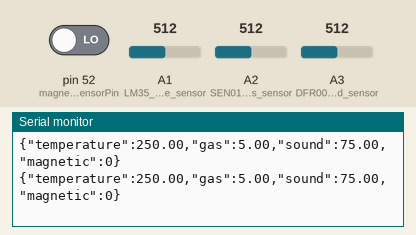
Recording of a sketch running on a simulated Arduino Mega 2560, built with avr-gcc and run on an emulated ATmega2560. Parts: the last lines printed to the serial monitor. Inputs (shaded band) come from the test bench; at power-on: A3 (DFR0034_sound_sensor) = 512, pin 52 (magneticSensorPin) LOW, A1 (LM35_temperature_sensor) = 512, A2 (SEN0134_gas_sensor) = 512.

Above: at 10.2 s.
10.3 s: A3 (DFR0034_sound_sensor) set to 783
At 10.4 s:
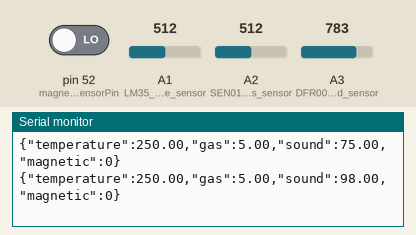
13.3 s: A3 (DFR0034_sound_sensor) set to 812
At 13.35 s:
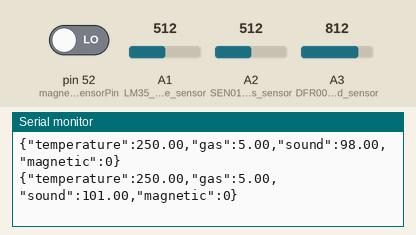
Timing chart, 0 to 15.8 s (numbered marks = the images above; inputs shaded):
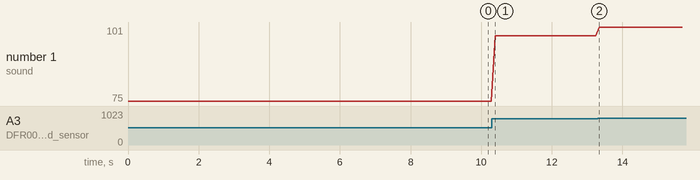

The sketch:

Sensors.ino
```cpp
#include <Servo.h>

const int magneticSensorPin = 52; // Digital pin for the DFR0033 magnetic sensor


void setup() {
  // Initialize serial communication at 9600 baud rate
  Serial.begin(9600);

  // Set the pin modes for the sensors
  pinMode(A1, INPUT); // LM35 temperature sensor
  pinMode(A2, INPUT); // SEN0134 gas sensor
  pinMode(A3, INPUT); // DFR0034 sound sensor
  pinMode(magneticSensorPin, INPUT); // DFR0033 magnetic sensor


}

void loop() {
  // Read the temperature sensor value
  float tempSensorValue = analogRead(A1);
  float tempVoltage = tempSensorValue * (5.0 / 1024.0);
  float temperature = tempVoltage * 100.0;

  // Read the gas sensor value
  float gasSensorValue = analogRead(A2);
  float conversionFactor = 10.0; // Hypothetical calibration factor
  float gasConcentration = gasSensorValue * conversionFactor / 1024.0;

  // Read the sound sensor value
  float soundSensorValue = analogRead(A3);
  float soundDb = map(soundSensorValue, 0, 1023, 30, 120); // Example mapping

  // Read the magnetic sensor value
  int magneticSensorValue = digitalRead(magneticSensorPin);
  int magneticField = (magneticSensorValue == HIGH) ? 1 : 0; // Use 1 for Detected and 0 for Not Detected

  // Create JSON formatted string
  String jsonData = "{";
  jsonData += "\"temperature\":" + String(temperature) + ",";
  jsonData += "\"gas\":" + String(gasConcentration) + ",";
  jsonData += "\"sound\":" + String(soundDb) + ",";
  jsonData += "\"magnetic\":" + String(magneticField);
  jsonData += "}";

  // Print JSON data to serial
  Serial.println(jsonData);


  delay(100);

}
```

Measured:
- after the input at 10.3 s, the serial monitor: prints a new line after 0.09 s (image 1)
- after the input at 13.3 s, the serial monitor: prints a new line after 0.05 s (image 2)
- plotted number 1: 75 → 98 after the input at 10.3 s, 98 → 101 after the input at 13.3 s
